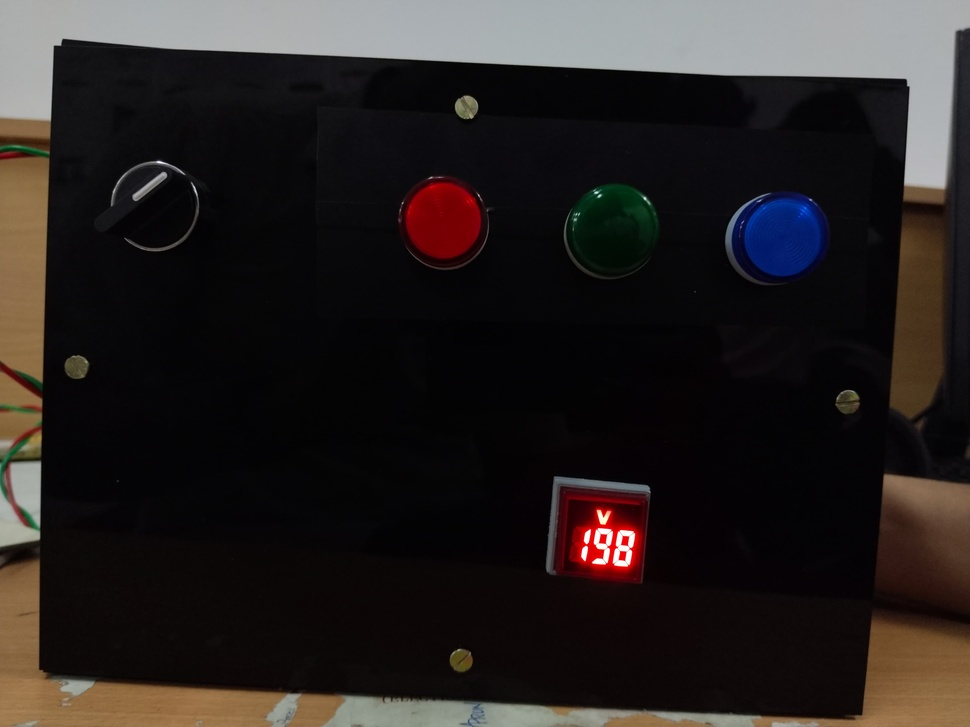
#> input picture 11.jpg, 970 x 727 px, shrunk from 4160 x 3119 before the run, given in place of the camera
$ python color4.py
#> lines starting #> are read from the running program, lines starting #| are printed output that depends on the picture; after the words box and inside, x2 and y2 are one past the last pixel; in counts of white or black regions, pixels touching at a corner belong together
import cv2
import numpy as np

webcam_video = cv2.VideoCapture(0)

#lowerYellow = np.array([45, 100, 150])
#upperYellow = np.array([75, 255, 255])

lowerRed = np.array([-15, 40, 140])
upperRed = np.array([15, 140, 255])

lowerBlue = np.array([110, 100, 200])
upperBlue = np.array([130, 255, 255])

lowerGreen = np.array([45, 40, 140])
upperGreen = np.array([75, 200, 255])

while True:
    success, video = webcam_video.read()
#> video is the input picture: shape (727, 970, 3); mean B, G, R 33.6, 34.8, 40.1

    img = cv2.cvtColor(video, cv2.COLOR_BGR2HSV)
#> img: shape (727, 970, 3); mean H, S, V 80.9, 83.6, 42.9

    #mask1 = cv2.inRange(img, lowerYellow, upperYellow)
    #mask1 = cv2.GaussianBlur(mask1,(5,5),0)

    mask2 = cv2.inRange(img, lowerRed, upperRed)
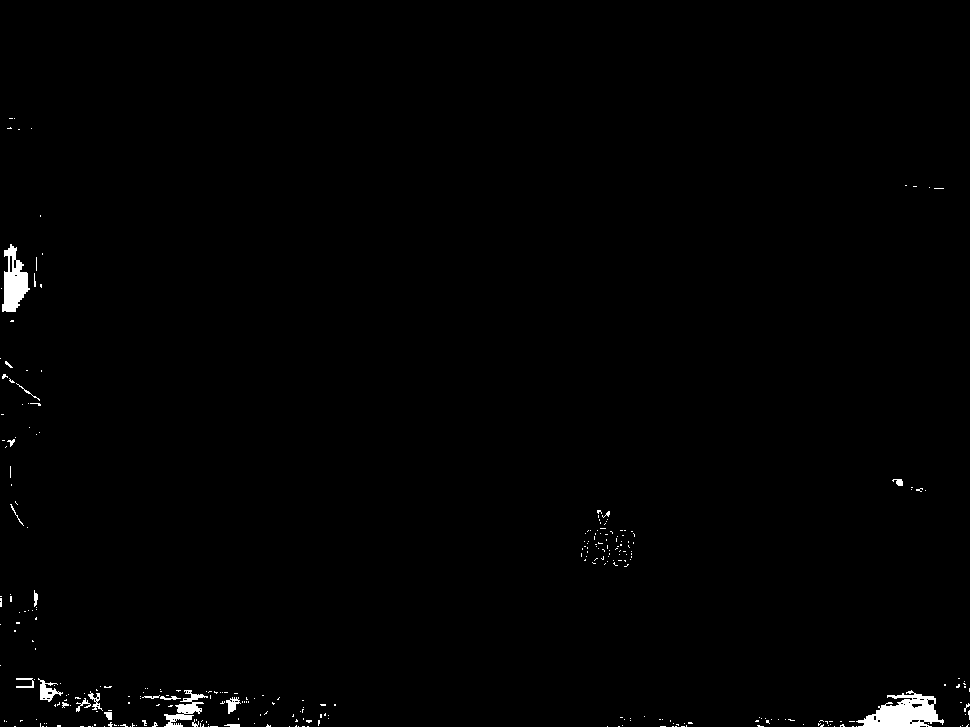
#> mask2: shape (727, 970); 0.78% white; 310 white regions (287 under 20 px), largest, box (x1, y1, x2, y2) and area: (856, 690, 944, 727) 1739, (2, 244, 30, 312) 1077, (164, 690, 208, 727) 563
    mask2 = cv2.GaussianBlur(mask2,(5,5),0)

    mask3 = cv2.inRange(img, lowerBlue, upperBlue)
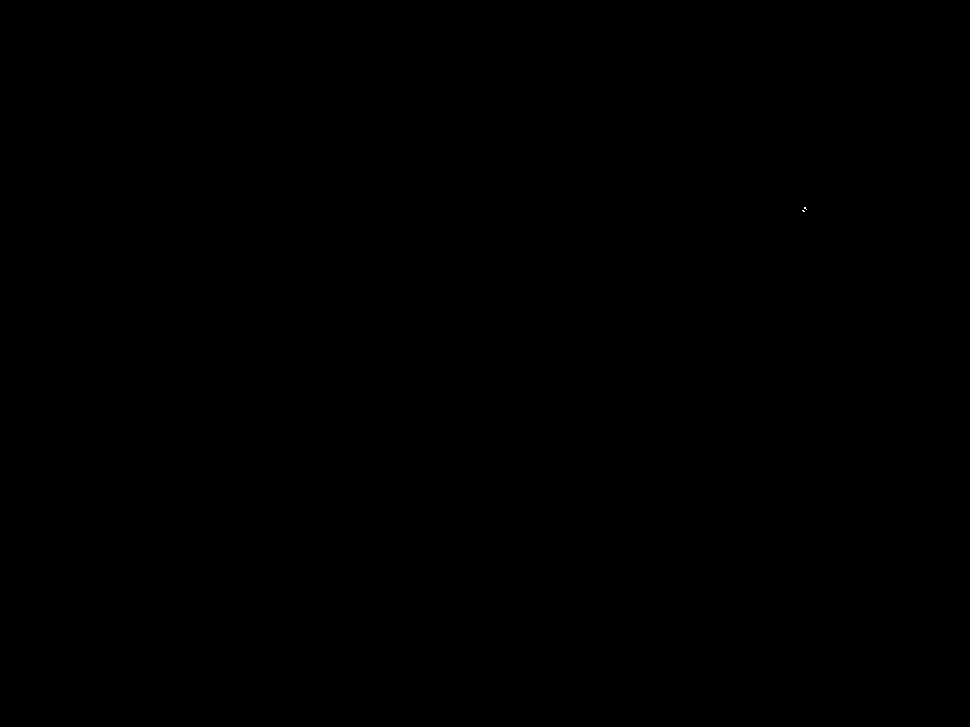
#> mask3: shape (727, 970); 0% white in thin lines or dots, all inside (x1, y1, x2, y2) = (802, 207, 807, 212)
    mask3 = cv2.GaussianBlur(mask3,(5,5),0)

    mask4 = cv2.inRange(img, lowerGreen, upperGreen)
#> mask4: shape (727, 970); 0.01% white in thin lines or dots, all inside (x1, y1, x2, y2) = (0, 146, 650, 531)
    mask4 = cv2.GaussianBlur(mask4,(5,5),0)

    mask4_contours, hierarchy = cv2.findContours(mask4, cv2.RETR_EXTERNAL, cv2.CHAIN_APPROX_SIMPLE)
#> mask4_contours = 7 contours, 2 with area under 20; largest, box (x1, y1, x2, y2) and area: (22, 507, 41, 533) 180, (572, 211, 582, 223) 70, (641, 195, 652, 206) 68, (0, 485, 7, 500) 55, (21, 444, 27, 450) 24
    if len(mask4_contours) != 0:
        for mask4_contour in mask4_contours:
            if cv2.contourArea(mask4_contour) > 500:
                x, y, w, h = cv2.boundingRect(mask4_contour)
                cv2.rectangle(video, (x, y), (x + w, y + h), (0, 255, 0), 2)
                cv2.putText(video, 'Green', (x, y-10), cv2.FONT_HERSHEY_SIMPLEX, 0.9, (0, 255, 0), 2)
#> this loop made 7 passes
#> mask4_contour on passes 3, 7: [[0, 464], [0, 468], [2, 468], [2, 464]], [[15, 144], [15, 148], [19, 148], [19, 144]]

    mask3_contours, hierarchy = cv2.findContours(mask3, cv2.RETR_EXTERNAL, cv2.CHAIN_APPROX_SIMPLE)
#> mask3_contours = 1 contour; box (x1, y1, x2, y2) and area: (800, 205, 809, 214) 53
    if len(mask3_contours) != 0:
        for mask3_contour in mask3_contours:
            if cv2.contourArea(mask3_contour) > 500:
                x, y, w, h = cv2.boundingRect(mask3_contour)
                cv2.rectangle(video, (x, y), (x + w, y + h), (255, 0, 0), 2)
                cv2.putText(video, 'Blue', (x, y-10), cv2.FONT_HERSHEY_SIMPLEX, 0.9, (255, 0, 0), 2)
#> this loop made 1 pass

    mask2_contours, hierarchy = cv2.findContours(mask2, cv2.RETR_EXTERNAL, cv2.CHAIN_APPROX_SIMPLE)
#> mask2_contours = 80 contours, 12 with area under 20; largest, box (x1, y1, x2, y2) and area: (838, 688, 946, 727) 2372, (138, 686, 251, 727) 2146, (0, 242, 44, 314) 1672, (583, 508, 636, 569) 1566, (14, 676, 73, 710) 950
    if len(mask2_contours) != 0:
         for mask2_contour in mask2_contours:
            if cv2.contourArea(mask2_contour) > 500:
                x, y, w, h = cv2.boundingRect(mask2_contour)
                cv2.rectangle(video, (x, y), (x + w, y + h), (0, 0, 255), 2)
                cv2.putText(video, 'Red', (x, y-10), cv2.FONT_HERSHEY_SIMPLEX, 0.9, (0, 0, 255), 2)
#> this loop made 80 passes
#> (x, y, w, h) on passes 37, 38, 39, 42, 55, 72: (838, 688, 108, 39), (138, 686, 113, 41), (73, 684, 66, 43), (14, 676, 59, 34), (583, 508, 53, 61), (0, 242, 44, 72)
#> mask2_contour on passes 1, 2, 4, 5, 8, 16: [[605, 724], [605, 726], [609, 726], [609, 724]], [[287, 724], [287, 726], [291, 726], [291, 724]], [[55, 723], [55, 726], [62, 726], [62, 723]], [[801, 722], [801, 726], [805, 726], [805, 722]], [[252, 721], [252, 725], [256, 725], [256, 721]], [[776, 717], [776, 721], [780, 721], [780, 717]]
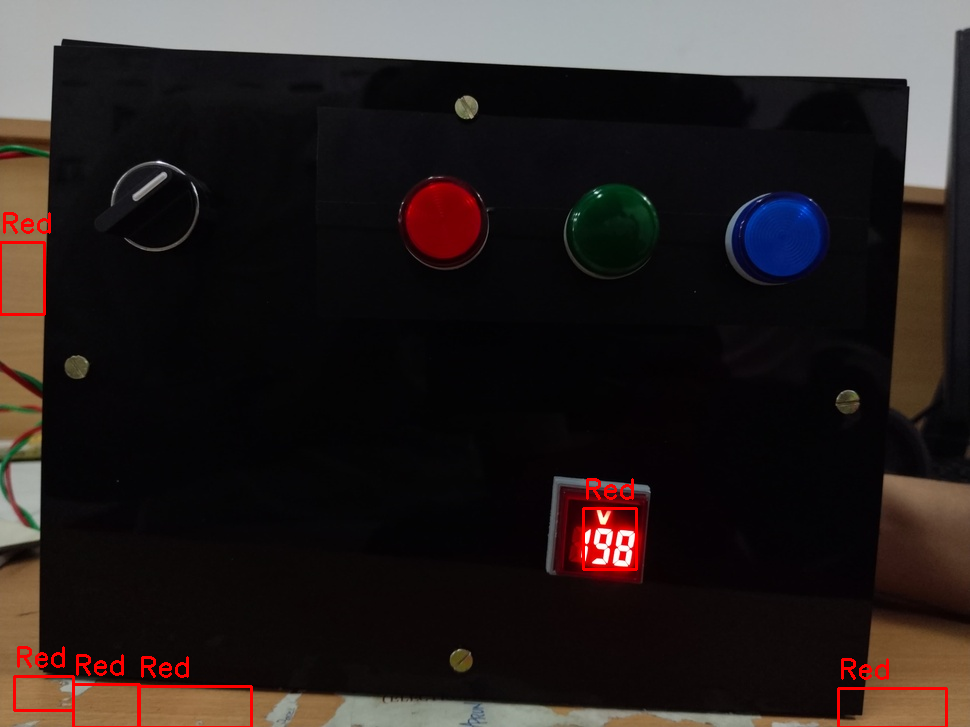
#> video: shape (727, 970, 3); 0.88% of pixels changed, all inside (x1, y1, x2, y2) = (0, 212, 948, 727)

    """mask1_contours, hierarchy = cv2.findContours(mask1, cv2.RETR_EXTERNAL, cv2.CHAIN_APPROX_SIMPLE)
    if len(mask1_contours) != 0:
        for mask1_contour in mask1_contours:
            if cv2.contourArea(mask1_contour) > 500:
                x, y, w, h = cv2.boundingRect(mask1_contour)
                cv2.rectangle(video, (x, y), (x + w, y + h), (0, 255, 255), 2)
                cv2.putText(video, 'Yellow', (x, y-10), cv2.FONT_HERSHEY_SIMPLEX, 0.9, (0, 255, 255), 2)"""

    cv2.imshow("window", video)

    cv2.waitKey(1)
    cv2.destroyAllWindows

$ run again, on 123.jpg
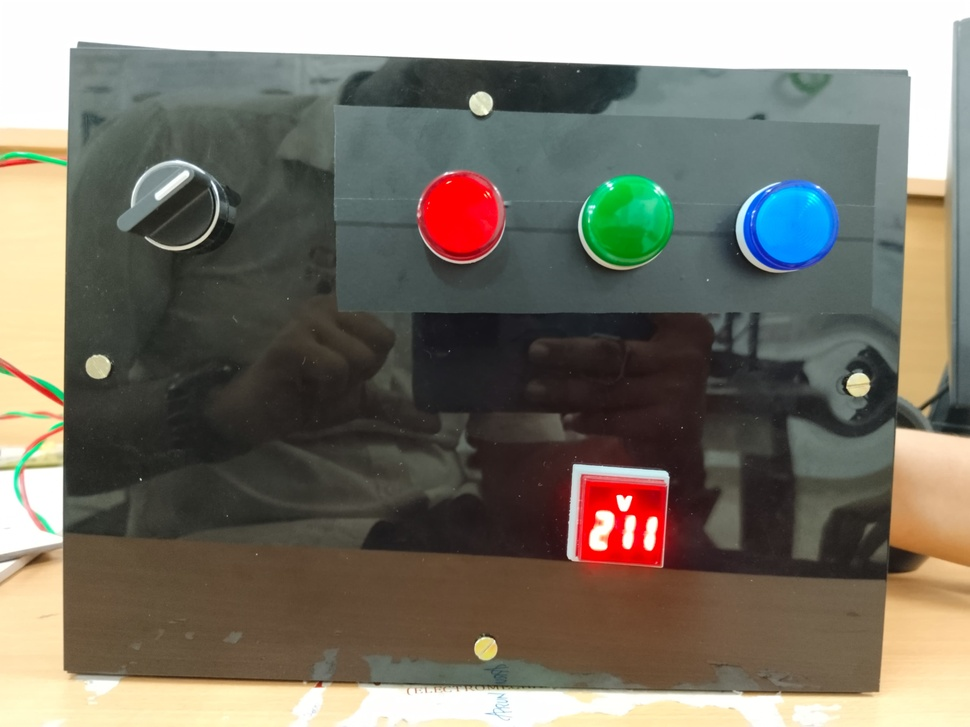
#> input picture 123.jpg, 970 x 727 px, shrunk from 4160 x 3119 before the run, given in place of the camera
#> video is the input picture: shape (727, 970, 3); mean B, G, R 105.3, 117.1, 121.5
#> img: shape (727, 970, 3); mean H, S, V 44, 59.2, 129.9
#> `mask2 = cv2.inRange(img, lowerRed, upperRed)`:
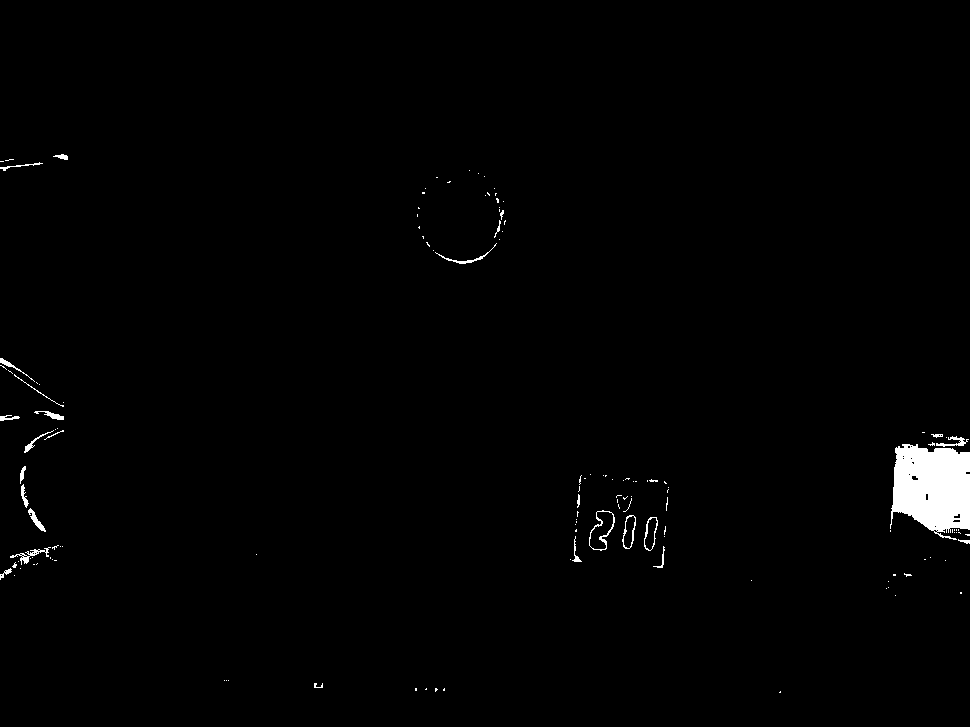
#> mask2: shape (727, 970); 1.2% white; 137 white regions (110 under 20 px), largest, box (x1, y1, x2, y2) and area: (890, 444, 970, 540) 5771, (589, 510, 615, 551) 188, (10, 547, 51, 565) 175
#> mask4_contours = 12 contours, 2 with area under 20; largest, box (x1, y1, x2, y2) and area: (579, 220, 664, 269) 904, (0, 150, 70, 169) 670, (11, 440, 45, 487) 492, (29, 374, 66, 403) 432, (4, 409, 50, 421) 310
#> the loop `for mask4_contour in mask4_contours:` made 12 passes
#> (x, y, w, h) on passes 9, 12: (579, 220, 85, 49), (0, 150, 70, 19)
#> mask3_contours = 5 contours; box (x1, y1, x2, y2) and area: (743, 213, 778, 267) 578, (754, 179, 801, 212) 338, (807, 241, 835, 264) 196, (832, 229, 839, 239) 48, (835, 213, 840, 220) 24
#> the loop `for mask3_contour in mask3_contours:` made 5 passes
#> (x, y, w, h) on pass 4: (743, 213, 35, 54)
#> mask2_contours = 49 contours, 9 with area under 20; largest, box (x1, y1, x2, y2) and area: (888, 432, 970, 546) 7140, (587, 508, 617, 553) 930, (420, 186, 508, 266) 928, (0, 543, 65, 582) 846, (614, 493, 638, 551) 807
#> the loop `for mask2_contour in mask2_contours:` made 49 passes
#> (x, y, w, h) on passes 19, 21, 22, 23, 29, 30, 31, 36: (0, 543, 65, 39), (642, 515, 18, 38), (587, 508, 30, 45), (614, 493, 24, 58), (568, 472, 25, 92), (18, 464, 30, 70), (888, 432, 82, 114), (0, 356, 66, 53)
#> after the loop `for mask2_contour in mask2_contours:`:
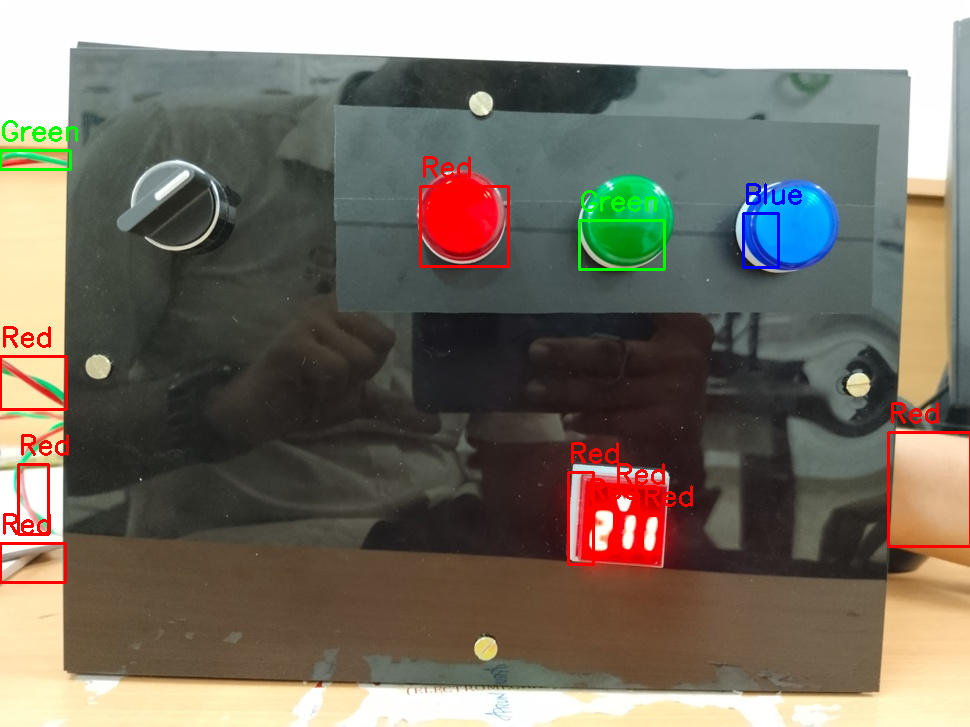
#> video: shape (727, 970, 3); mean B, G, R 103.5, 115.6, 122.1
